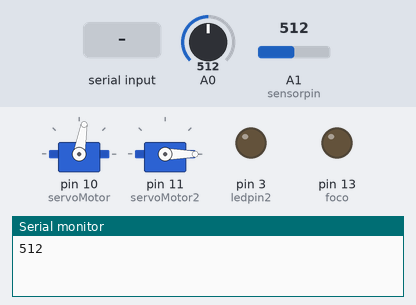
Bench run of a sketch on a simulated Arduino Uno, built with avr-gcc and run on an emulated ATmega328P. Parts: 2 × servo, output pins drawn as LEDs (lit = HIGH), the last lines printed to the serial monitor. Inputs (shaded band) come from the test bench; at power-on: A1 (sensorpin) = 512, A0 = 512.

Above: at 1.2 s.
1.3 s: "3" received over Serial
At 6.4 s:
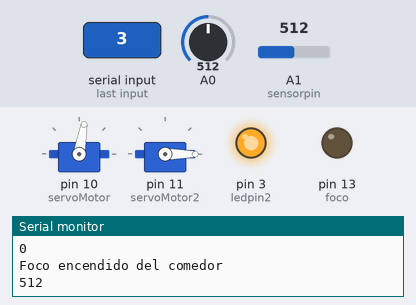
11.5 s: A1 (sensorpin) set to 584
16.5 s: A1 (sensorpin) set to 611
18.0 s: A0 set to 1005
21.2 s: A0 set to 1014
At 25.3 s:
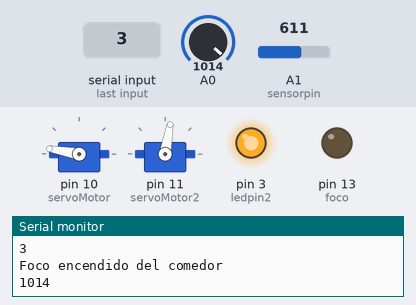
26.5 s: "1" received over Serial
At 30.4 s:
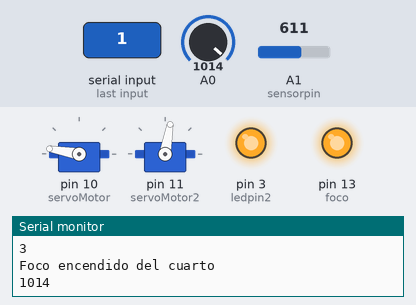
Timing chart, 0 to 31.9 s (numbered marks = the images above; inputs shaded):
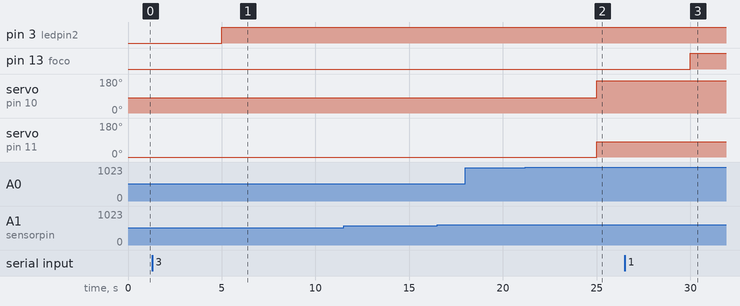

Measured:
- the behaviour switches between 1013 and 1014 on A0 (found by bisection; images 1 and 2)
- after the input at 1.3 s, pin 3 (ledpin2): LOW → HIGH after 3.7 s
- after the input at 16.5 s, every drawn part: stays the same
- after the input at 21.2 s, servo on pin 10 (servoMotor): 80° → 170° after 3.8 s; servo on pin 11 (servoMotor2): 0° → 80° after 3.8 s
- after the input at 26.5 s, pin 13 (foco): LOW → HIGH after 3.5 s

The sketch:

ProyectoDakar.ino
```cpp
//quite los switch para trabajar con if, ire modificando para optimizarlo, pero ya funciona con este codigo
#include <Servo.h>
int foco=13; //usaremos el led de arduino
Servo servoMotor, servoMotor2;
const int sensorMin = 0;
const int sensorMax = 1024;
const int sensormin2 = 0;
const int sensormax2 = 1024;
int sensorpin = A1;
int ledpin2 = 3;
int sensorValue = 0;

//dato auxiliar para el bluetooh
char dato = '0';

//datos auxiliares para el servo
int dato1=0;
int dato2=0;

//datos auxiliares para los leds
int dato3=0;
int dato4=0;

void setup() {
  Serial.begin(9600);
  pinMode(foco,OUTPUT); //->salida del foco
  //----------------------------------------------------------------
  Serial.begin(9600);   //iniciar puerto serie
  pinMode(9, INPUT);  //definir pin como entrada
  //SERVOMOTOR------------------------------------------------------
  servoMotor.attach(10);
  Serial.begin(9600);
  //leds del FOTORESISTOR--------------------------------------------
  pinMode(ledpin2, OUTPUT);
  Serial.begin(9600);
  //SERVOMOTOR COMEDOR
  servoMotor2.attach(11);
  Serial.begin(9600);
}
void loop() {
  // put your main code here, to run repeatedly:
  sensorValue = 0;
  if(Serial.available()>0){
  dato=Serial.read(); //lo que se lea del bluetooth, es decir lo mandará la app
  }
  if(dato == '1')
  {
    Serial.println("Foco encendido del cuarto");
    digitalWrite(foco,HIGH);
    //digitalWrite(ledpin2,HIGH);
    dato3=3;
    }
  if(dato == '2')
    {
      Serial.println("foco apagado del cuarto");
      digitalWrite(foco,LOW);
      //digitalWrite(ledpin2,LOW);
      dato3=4;
     }
  if(dato == '3')
  {
    Serial.println("Foco encendido del comedor");
    //digitalWrite(foco,HIGH);
    digitalWrite(ledpin2,HIGH);
    dato4=3;
    }
  if(dato == '4')
    {
      Serial.println("foco apagado del comedor");
      //digitalWrite(foco,LOW);
      digitalWrite(ledpin2,LOW);
      dato4=4;
     }
if(dato == '5')
    {
      Serial.println("ventana abierta cuarto");
      servoMotor.write(170);
      dato1=3;
     }
if(dato == '6')
    {
      Serial.println("ventana cerrada cuarto");
      servoMotor.write(80);
      dato1=4;
     }
if(dato == '7')
    {
      Serial.println("ventana abierta comedor");
      servoMotor2.write(0);
      dato2=3;
     }
     if(dato == '8')
    {
      Serial.println("ventana cerrada comedor");
      servoMotor2.write(80);
      dato2=4;
     }
       if(dato == '9')
    {
      Serial.println("modo automatico");
      dato3=0;
      dato4=0;
      dato1=0;
      dato2=0;
     }
     /*if(dato == '14')
    {
      Serial.println("ventanas abiertas");
      servoMotor.write(0);
      servoMotor2.write(0);
      dato2=4;
     }
      if(dato == '10')
    {
      Serial.println("sensor de lluvia activado");
      dato1=0;
      dato2=0;
     }
     if(dato == '11')
     {
      Serial.println("sensor de luz activado");
      dato3=0;
      dato4=0;
     }
     if(dato == '12')
     {
      Serial.println("luces apagadas");
      digitalWrite(foco,LOW);
      digitalWrite(ledpin2,LOW);
     }
     if(dato == '13')
     {
      Serial.println("luces encendidas");
      digitalWrite(foco,HIGH);
      digitalWrite(ledpin2,HIGH);
     }*/
    int sensorReading= analogRead(A0);
    //el sensor al no detectar agua regresa a su posicion original
    if(sensorReading>=1014 && dato1!=3 && dato2!=3)
    {
      servoMotor.write(170);
      servoMotor2.write(80);
    }
    //si detecta agyua
    if (sensorReading<=670 && dato1!=4 && dato2!=4)
    {
      servoMotor.write(80);
      servoMotor2.write(0);
    }
    Serial.println(sensorReading);
    delay(5000);
      //PARA EL FOTORESISTOR
      //CODIGO SENCILLO, DEPENDIENDO LA CANTIDAD DE LUZ DETERMINA SI ENCIENDE UN LED, O ENCIENDE AMBOS LEDS
      sensorValue = analogRead(sensorpin);
     // si el sensor no detecta luz, automaticamente se encienden
     if(sensorValue>=1000 && dato3!=4 && dato4!=4)
    {
      digitalWrite(foco,HIGH);
      digitalWrite(ledpin2,HIGH);
    }
    //si detecta luz, se apaga
    if (sensorValue<=600 && dato3!=3 && dato4!=4)
    {
      digitalWrite(foco,LOW);
      digitalWrite(ledpin2,LOW);
    }
    Serial.println(dato);
}
```
